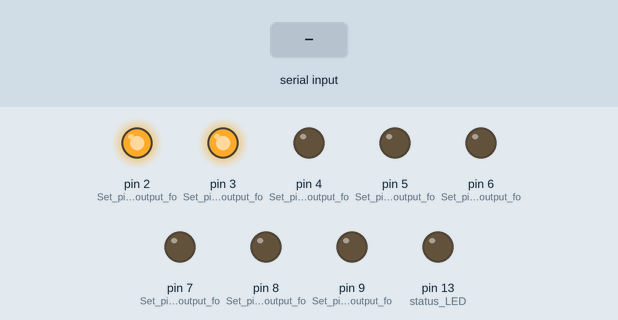
Bench run of a sketch on a simulated Arduino Uno, built with avr-gcc and run on an emulated ATmega328P. On the bench: output pins drawn as LEDs (lit = HIGH). The test bench sets the inputs (shaded band). What the sketch prints to the serial monitor is not drawn.

Above: at 0.4 s.
At 2.5 s:
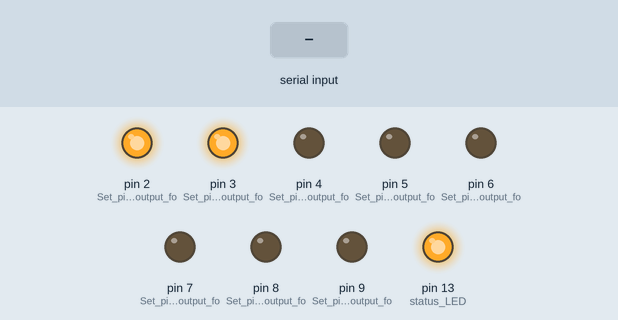
2.6 s: "A" received over Serial
At 3.3 s:
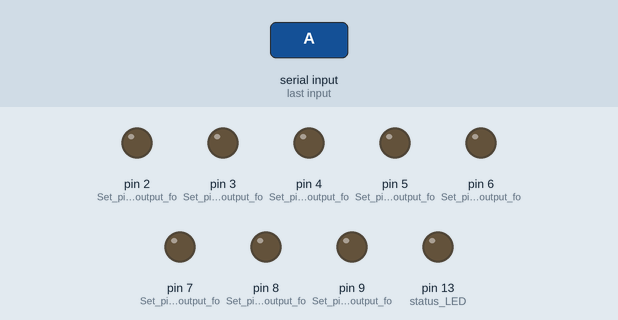
Timing chart, 0 to 5.6 s (numbered marks = the images above; inputs shaded):
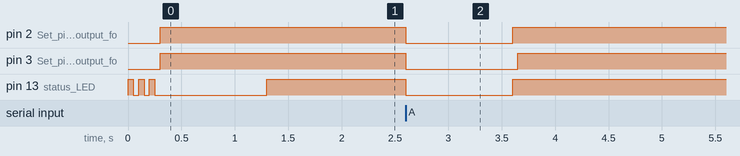

Measured:
- after the input at 2.6 s, pin 2 (Set_pin_mode_as_output_fo), pin 13 (status_LED): HIGH → LOW at once, → HIGH 1.0 s later; pin 3 (Set_pin_mode_as_output_fo): HIGH → LOW at once, → HIGH 1.1 s later

The sketch:

XBee_ELSequencerV1.ino
```cpp
// (licence header left out)
//Declare character 'val'
char val;

//LED to check if the LED is initialized.
const int status_LED = 13;

/*******************Setup Loop***************************/
void setup() {
  Serial.begin(9600); //Begin Serial communication for debugging
  Serial.println("EL Sequencer's XBee is Ready to Receive Characters");

  val = 'A';// button pressed, therefore sending  letter A

  //Initialize pins
  pinMode(status_LED, OUTPUT); //Set pin mode as output for status LED
  pinMode(2, OUTPUT); //Set pin mode as output for Channel A
  pinMode(3, OUTPUT); //Set pin mode as output for Channel B
  pinMode(4, OUTPUT); //Set pin mode as output for Channel C
  pinMode(5, OUTPUT); //Set pin mode as output for Channel D
  pinMode(6, OUTPUT); //Set pin mode as output for Channel E
  pinMode(7, OUTPUT); //Set pin mode as output for Channel F
  pinMode(8, OUTPUT); //Set pin mode as output for Channel G
  pinMode(9, OUTPUT); //Set pin mode as output for Channel H

  //Status LED to see if the EL Sequencer is initializing
  for (int i = 0; i < 3; i++) {
    digitalWrite(status_LED, HIGH);//set Status LED on
    delay(50);
    digitalWrite(status_LED, LOW); //set Status LED off
    delay(50);
  }

  digitalWrite(2, HIGH); //Channel A
  digitalWrite(3, HIGH); //Channel B

  digitalWrite(4, LOW); //Channel C
  digitalWrite(5, LOW); //Channel D

  digitalWrite(6, LOW); //Channel E
  digitalWrite(7, LOW); //Channel F

  digitalWrite(8, LOW); //Channel G
  digitalWrite(9, LOW); //Channel H

  delay(1000); //Wait 1 second
}

/*******************Main Loop***************************/
void loop() {

  //Check if XBee is receiving data from other XBee
  if (Serial.available()) {
    val = Serial.read();

    //Check to see if character sent is letter A
    if (val == 'A') {
      digitalWrite(status_LED, LOW); //turn ON Status LED
      digitalWrite(2, LOW); //Channel A
      digitalWrite(3, LOW); //Channel B
      delay(1000);
      Serial.println("Character Received");
    }

    else {
      //rewrote controller code to stop constantly sending Z
      //toggled pins outside of this nested condition statement
    }
  }

  digitalWrite(status_LED, HIGH); //turn OFF Status LED

  digitalWrite(2, HIGH); //Channel A
  delay(50);
  digitalWrite(3, HIGH); //Channel B
}
```
